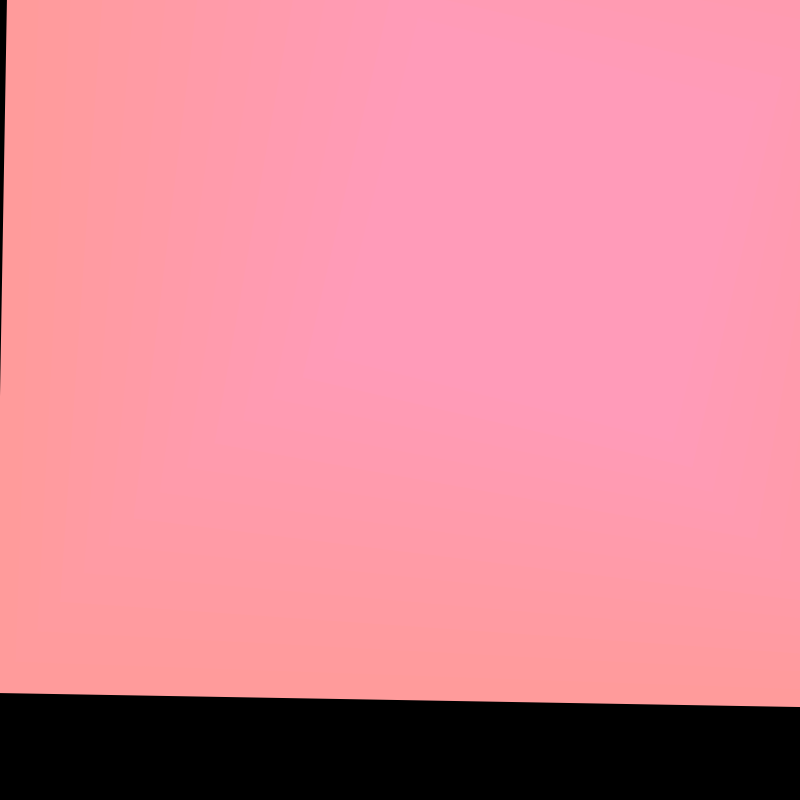
Frame 1 (no input)
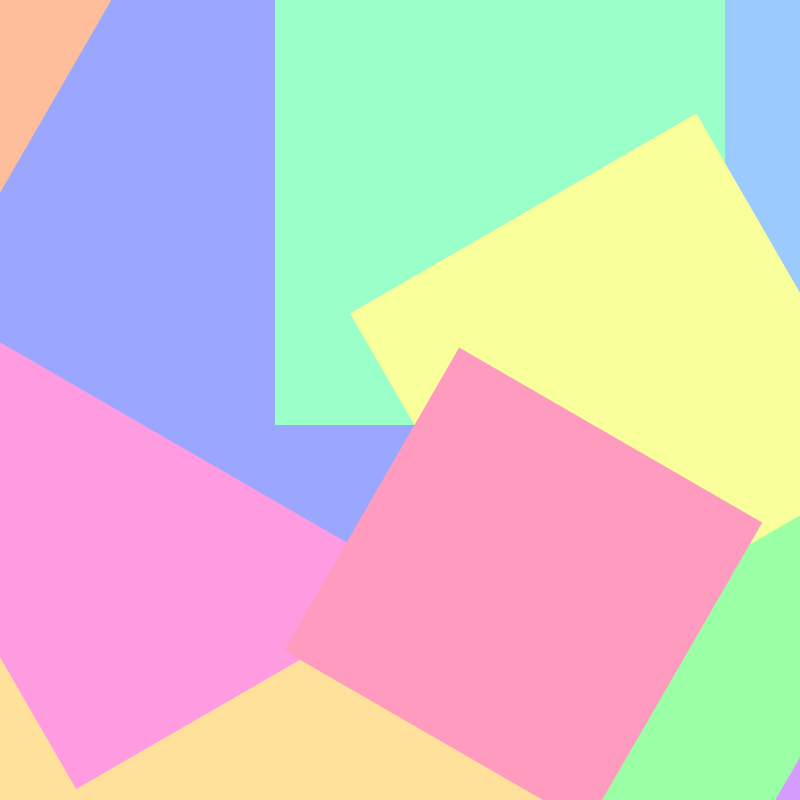
Frame 60 (the mouse pressed at the canvas centre just before this capture)
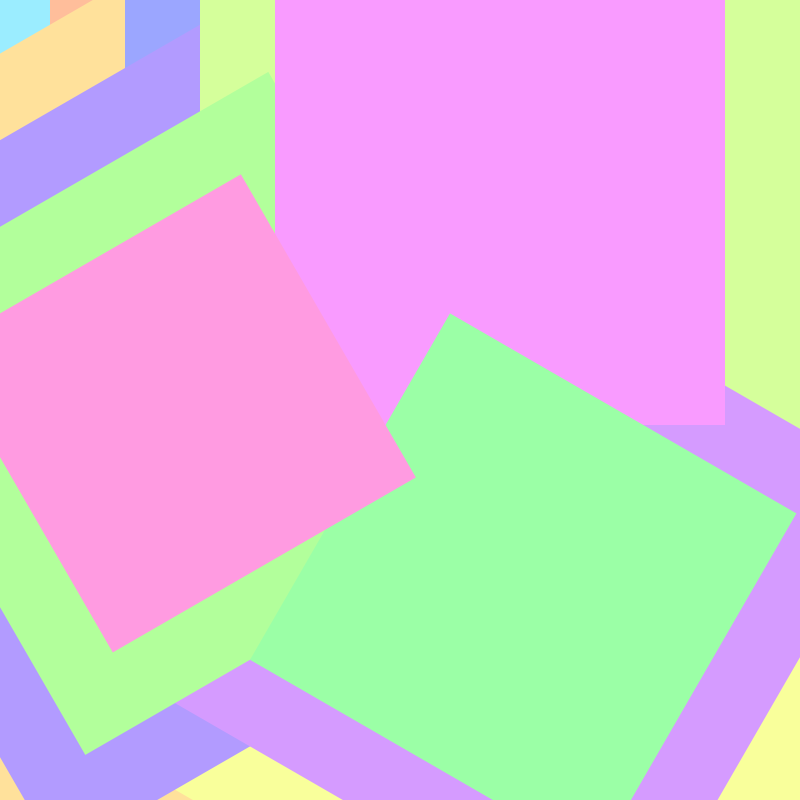
Frame 120 (the mouse held since frame 60 and released just before this capture)

The Processing sketch that drew these frames (run headless with seeded random() and noise(); from frame 60 on, the mouse is pressed at the canvas centre):

// Processing sketch: class04_1_example1
// ── class04_1_example1.pde
void setup(){
  size(800,800);
  colorMode(HSB);
}

void draw(){  
  background(0,0,0);
  translate(width/2, height/2);
  for (int i = 0; i < 14; i++){
    noStroke();
    fill(255 - i*frameCount%255, 100, 255);
    rotate(radians(frameCount % 180));
    rectMode(CENTER);
    int size = width + 200 - (i * 50);
    rect(100,-200, size, size);  
    
  }
}
